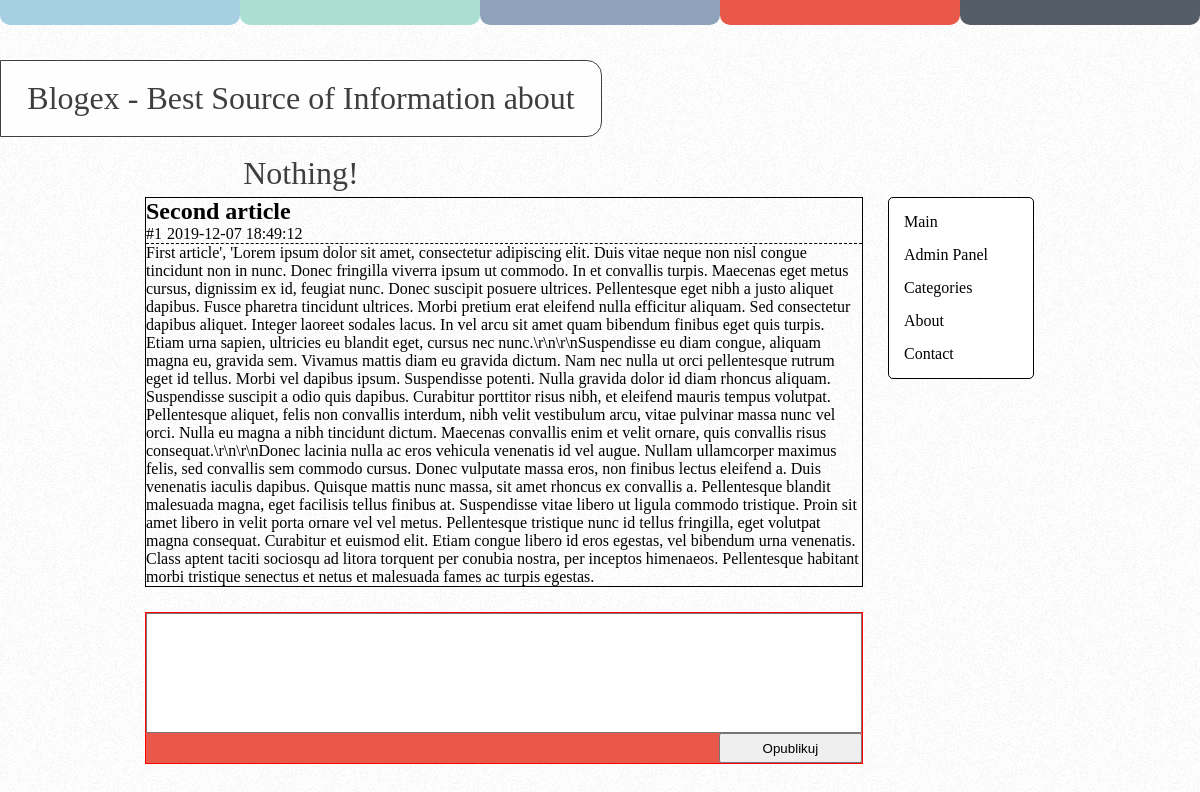
The page /articles/?id=1 on the database its author committed.
### tables this page shows
CREATE TABLE ARTICLES
(
    ID         int NOT NULL AUTO_INCREMENT,
    Title      varchar(255) CHARACTER SET 'utf8',
    Content    varchar(65534) CHARACTER SET 'utf8',
    Date       datetime DEFAULT CURRENT_TIMESTAMP,
    UserID     int,
    CategoryID int,

    PRIMARY KEY (ID)
);

### nyxie/classes/view.php (called while the page is built, shortened)
<?php
class View
{
	public $view_vars = array();
	function assign($name, $value)
	{
	    $this->view_vars = array_merge($this->view_vars, [$name => $value]);
	}
	function display($file)
	{
		extract($this->view_vars);
		include(VIEWSPATH . $file);
	}
}

### nyxie/apps/controllers/articlecontroller.php (called while the page is built, shortened)
<?php
class ArticleController extends Nyxie{
	function index(){
		$view = new View();
		$id = $_GET['id'];
		$article_model = new ArticleModel();
		$article = $article_model->get_article($id);
		$view->assign("id",$article['Title']);
        $menu_links = [
            array("label" => "Main", "href" => ""),
            array("label" => "Admin Panel", "href" => "/adminpanel"),
            array("label" => "Categories", "href" => ""),
            array("label" => "About", "href" => ""),
            array("label" => "Contact", "href" => ""),
        ];
		$post_model = new PostModel();
        $posts = $post_model->getAll($id);
        $view->assign("menu_links", $menu_links);
		$view->assign("article",$article);
		$view->assign("posts",$posts);
        $view->display("blog/article.php");
	}
}
?>

### nyxie/nyxie.php (called while the page is built, shortened)
<?php
class Nyxie
{
    private $registered_controllers = [];
    private $default_endpoint_name = null;
    private $default_method = "index";
    function start()
    {
        $endpoint_name = null;
        $method_name = null;
        $request_url = ltrim($_SERVER["REQUEST_URI"], "/");
        $get_params_start = strpos($request_url, "?");
        if ($get_params_start)
        {
            $request_url = substr($request_url, 0, strpos($request_url, "?"));
        }
        $path_info = !strlen($request_url) ? [] : explode("/", $request_url);
        switch (count($path_info)) {
            case 2:
                $endpoint_name = $path_info[0];
                $method_name = $path_info[1];
                break;
        }
        $controller_class_name = $this->resolve_endpoint($endpoint_name);
        if (count($_GET)) {
            $method_name .= "_get";
        } elseif (count($_POST)) {
            $method_name .= "_post";
        }
        if (!method_exists($controller_class_name, $method_name)) {
            $method_name = $this->default_method;
        }
        try {
            $controller = new $controller_class_name();
            $controller->$method_name();
        } catch (Exception $e) {
            throw new RuntimeException("Running controller method failed");
        }
        return true;
    }
    private function resolve_endpoint($endpoint_name)
    {
        if (array_key_exists($endpoint_name, $this->registered_controllers)) {
            return $this->registered_controllers[$endpoint_name];
        } else {
            return $this->registered_controllers[$this->default_endpoint_name];
        }
    }
    public function register_controller($endpoint_name, $controller_name, $is_default = false)
    {
        if ($is_default && $this->default_endpoint_name) {
            throw new Exception("There can exists only one default controller. Current: " . $this->resolve_endpoint($this->default_endpoint_name) . "New: " . $controller_name);
        } elseif ($is_default) {
            $this->default_endpoint_name = $endpoint_name;
        }
        $this->registered_controllers[$endpoint_name] = $controller_name;
    }
    static function __autoload($class_name)
    {
        $class_name = strtolower($class_name);
    }
}

### index.php (called while the page is built, shortened)
<?php
require_once(NYXIEPATH . 'nyxie.php');
$nyxie = new Nyxie;
$nyxie->register_controller("blog", "BlogController", true);
$nyxie->register_controller("adminpanel", "AdminPanelController");
$nyxie->register_controller("auth", "AuthController");
$nyxie->register_controller("articles", "ArticleController");
$nyxie->protect_controller("adminpanel");
$nyxie->start();

### nyxie/apps/models/articlemodel.php (called while the page is built, shortened)
<?php
class ArticleModel
{
    public function __construct()
    {
        $this->db = new Database();
        $this->db->connect("localhost", "root", "", "blogex");
    }
	public function get_article($id){
		return $this->db->query("select * from articles where ID = \"" . trim($id) . "\"")[0];
	}
}
?>

### nyxie/classes/db_interfaces/mysql.php (called while the page is built, shortened)
<?php
class MySQL implements IDatabase
{
    protected $connection;
    public function connect($host, $user, $pass, $db_name)
    {
        $this->connection = new mysqli($host, $user, $pass, $db_name);
        $this->connection->autocommit(true);
    }
    function query($query)
    {
        $query_result = $this->connection->query($query);
        $return_result = null;
        if (is_bool($query_result)) {
            $return_result = $query_result;
        } else {
            $return_result = $query_result->fetch_all(MYSQLI_ASSOC);
        }
        return $return_result;
    }
}

### nyxie/classes/database.php (called while the page is built, shortened)
<?php
class Database
{
    private static $database_instance;
    static function set_type($interface)
    {
        Database::$database_instance = new $interface();
    }
    public function __call($name, $arguments)
    {
        return call_user_func_array([Database::$database_instance, $name], $arguments);
    }
}

### nyxie/apps/views/blog/article.php (the view, shortened to what this page needs)
<html lang="en">
<head>
	 <link rel="stylesheet" href="/nyxie/apps/views/blog/styles/article.css">
</head>
<body>
<div id="color-blocks">
    <div id="color-block-1" class="color-block"></div>
    <div id="color-block-2" class="color-block"></div>
    <div id="color-block-3" class="color-block"></div>
    <div id="color-block-4" class="color-block"></div>
    <div id="color-block-5" class="color-block"></div>
</div>
<div id="header">
    Blogex - Best Source of Information about Nothing!
</div>
<div id="main-container">
    <div id="content">
	<div id="article-content">
                <?php echo '
                <div class="article">
                    <div class="article-title">' . $article["Title"] . '</div>
                        <div class="article-description">
                            <div class="article-category">#' . $article["CategoryID"] . '</div>
                            <div class="article-date">' . $article["Date"] . '</div>
                        </div>
                    <div class="article-brief">' . $article["Content"] . '</div>
                </div>
                ';?>
	</div>
	<div id ="write-comment-container">
	<form action="posts" method="POST">
	<textarea name="content"></textarea>
	<input type="submit" id="post-comment" value="Opublikuj"/>
	</form>
	</div>
    </div>
    <div id="menu">
        <ul id="menu-list">
            <?php
            foreach ($menu_links as $menu_link) {
                echo "<li><a href='" . $menu_link["href"] . "'>" . $menu_link["label"] . "</a></li>";
            }
            ?>
        </ul>
    </div>
</div>
</body>
</html>

### nyxie/apps/views/blog/styles/article.css (style rules this page uses)
#write-comment-container { margin: 25px; height:150px; background-color:#EA5849; border: 1px solid red; }
textarea { width:100%; height:80%; resize:none; font-size:19px; }
#post-comment { width : 20%; height: 20%; cursor:pointer; margin-left :80%; }
* { margin: 0; padding: 0; }
body { background-image: url("/nyxie/apps/views/blog/assets/images/background.png"); }
#color-blocks { width: 100%; height: 25px; }
.color-block { float: left; width: 20%; height: inherit; border-bottom-left-radius: 10px; border-bottom-right-radius: 10px; }
#color-block-1 { background-color: #A7CFE3; }
#color-block-2 { background-color: #ABDFD2; }
#color-block-3 { background-color: #8EA3BB; }
#color-block-4 { background-color: #EA5849; }
#color-block-5 { background-color: #545D66; }
#header { width: 50%; height: 75px; line-height: 75px; font-size: 2rem; margin-top: 35px; margin-bottom: 35px; border-top-right-radius: 15px; border-bottom-right-radius: 15px; border: 1px #000000 solid; background-color: #FFFFFF; opacity: 75%; text-align: center; vertical-align: middle; }
#main-container { width: 80%; height: 500px; margin: auto; }
#content { width: 80%; float: left; }
#menu { width: 15%; background-color: #FFFFFF; border: 1px #000000 solid; border-radius: 5px; float: left; margin-top: 25px; }
#menu-list { list-style-type: none; }
#menu-list li { margin: 15px; }
#menu-list a { color: black; text-decoration: none; }
#article-content { margin: 25px; }
.article { border: 1px black solid; margin-bottom: 10px; }
.article-title { font-size: 1.5rem; font-weight: bold; }
.article-description { border-bottom: 1px #000000 dashed; }
.article-category { float: left; margin-right: 5px; }

### rows shown on the page
articles: Title "Second article", CategoryID "1", Date "2019-12-07 18:49:12", Content "First article', 'Lorem ipsum dolor sit amet, consectetur adipiscing elit. Duis vitae neque non nisl congue tincidunt non in nunc. Donec fringilla viverra ipsum ut commodo. In et convallis turpis. Maecenas eget metus cursus, dignissim ex id, feugiat nunc. Donec suscipit posuere ultrices. Pellentesque eget nibh a justo aliquet dapibus. Fusce pharetra tincidunt ultrices. Morbi pretium erat eleifend nulla efficitur aliquam. Sed consectetur dapibus aliquet. Integer laoreet sodales lacus. In vel arcu sit amet quam bibendum finibus eget quis turpis. Etiam urna sapien, ultricies eu blandit eget, cursus nec nunc.\\r\\n\\r\\nSuspendisse eu diam congue, aliquam magna eu, gravida sem. Vivamus mattis diam…"

### other values the page prints
$menu_link["label"] "Main"
$menu_link["label"] "Admin Panel"
$menu_link["label"] "Categories"
$menu_link["label"] "About"
$menu_link["label"] "Contact"
